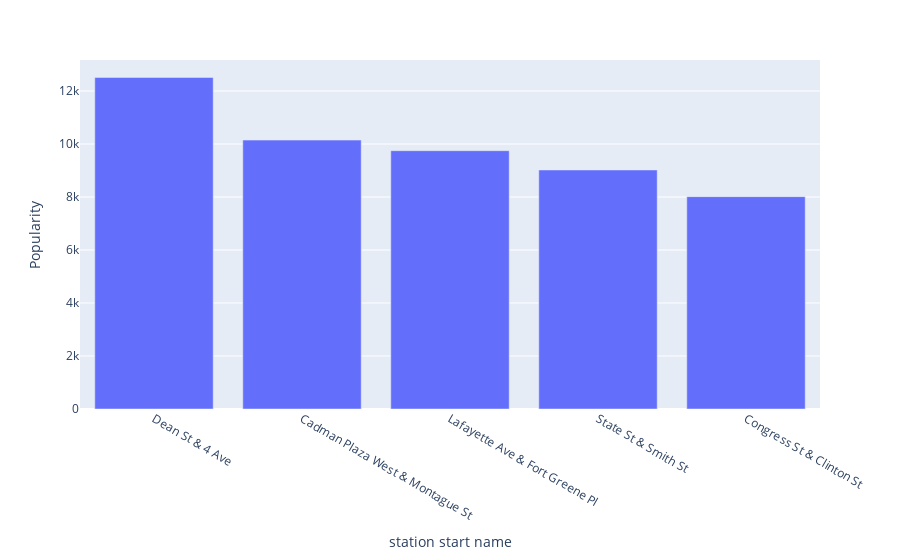

Notebook code for this chart:
### Code cell
# brooklyn pre start
px.bar(prezip.loc[(prezip.start_boro == 'Brooklyn')][['start_name','Popularity']].value_counts().to_frame().reset_index().sort_values(by='Popularity', ascending=False).head(), x= 'start_name',y='Popularity', labels ={'start_name':'station start name'})

### Figure 1 — Plotly figure (JSON) as saved in the notebook; plotly's stock layout.template omitted (floating-point values rounded to 4 significant figures)
{"data": [{"alignmentgroup": "True", "hovertemplate": "station start name=%{x}<br>Popularity=%{y}<extra></extra>", "legendgroup": "", "marker": {"color": "#636efa", "pattern": {"shape": ""}}, "name": "", "offsetgroup": "", "orientation": "v", "showlegend": false, "textposition": "auto", "type": "bar", "x": ["Dean St & 4 Ave", "Cadman Plaza West & Montague St", "Lafayette Ave & Fort Greene Pl", "State St & Smith St", "Congress St & Clinton St"], "xaxis": "x", "y": [12510, 10147, 9746, 9019, 8013], "yaxis": "y"}], "layout": {"barmode": "relative", "legend": {"tracegroupgap": 0}, "margin": {"t": 60}, "xaxis": {"anchor": "y", "domain": [0, 1], "title": {"text": "station start name"}}, "yaxis": {"anchor": "x", "domain": [0, 1], "title": {"text": "Popularity"}}}}
